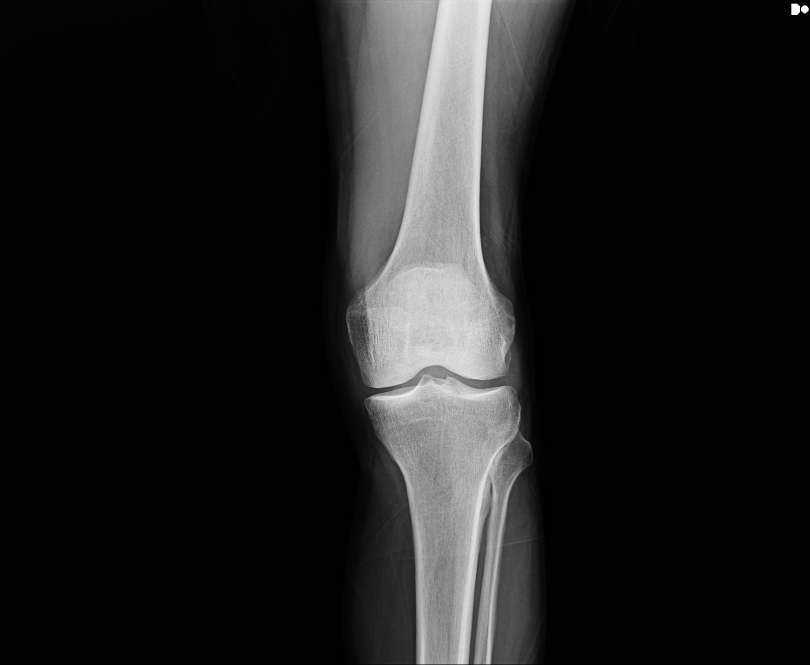
#> input picture Dataset/normal/299n.jpg, 2430 x 1994 px (shown at 1/3 size); its folder holds only this picture in this run
$ python dataclean.py
#> lines starting #> are read from the running program, lines starting #| are printed output that depends on the picture; after the words box and inside, x2 and y2 are one past the last pixel; in counts of white or black regions, pixels touching at a corner belong together
import cv2
import os
import glob

# ========== SETTINGS ==========
IMAGE_FOLDER = "dataset"
SAVE_DIR = "total"
SKIP_LOG = "skipped_images.txt"
PROGRESS_FILE = "processed_images.txt"
LAST_FILE = "last_image.txt"

ROI_W, ROI_H = 128, 128
MOVE_STEP = 10

DISPLAY_W, DISPLAY_H = 1000, 700

os.makedirs(SAVE_DIR, exist_ok=True)

# ========== GLOBAL ==========
x, y = 0, 0
scale = 1
img = None
w, h = 0, 0

last_x, last_y = None, None
roi_count = 0
saved_paths = []

# ========== LOAD PROGRESS ==========
processed_images = set()
if os.path.exists(PROGRESS_FILE):
    with open(PROGRESS_FILE, "r") as f:
        processed_images = set(f.read().splitlines())

last_image = None
if os.path.exists(LAST_FILE):
    with open(LAST_FILE, "r") as f:
        last_image = f.read().strip()

print(f"Processed: {len(processed_images)}")
print(f"Last image: {last_image}")

# ========== MOUSE ==========
def mouse_callback(event, mx, my, flags, param):
    global x, y, scale, w, h

    if event == cv2.EVENT_LBUTTONDOWN:
        x = int(mx / scale) - ROI_W // 2
        y = int(my / scale) - ROI_H // 2

        x = max(0, min(w - ROI_W, x))
        y = max(0, min(h - ROI_H, y))


# ========== GET ALL IMAGES IN ORDER ==========
all_images = []
subfolders = sorted([f.path for f in os.scandir(IMAGE_FOLDER) if f.is_dir()])

for folder in subfolders:
    imgs = sorted(glob.glob(os.path.join(folder, "*.jpg")))
    all_images.extend(imgs)

print(f"Total images: {len(all_images)}")

# ========== FIND START INDEX ==========
start_index = 0
if last_image and last_image in all_images:
    start_index = all_images.index(last_image)

print(f"Starting from index: {start_index}")

# ========== MAIN LOOP ==========
for i in range(start_index, len(all_images)):

    path = all_images[i]

    # skip if already processed
    if path in processed_images:
        continue

    print(f"\nImage [{i}/{len(all_images)}]: {path}")

    img = cv2.imread(path)
#> img is the input picture: shape (1994, 2430, 3); min 0, max 255, mean 29.8
    if img is None:
        continue

    h, w = img.shape[:2]
#> h = 1994; w = 2430

    scale = min(DISPLAY_W / w, DISPLAY_H / h)
#> scale = 0.351
    disp = cv2.resize(img, (int(w * scale), int(h * scale)))
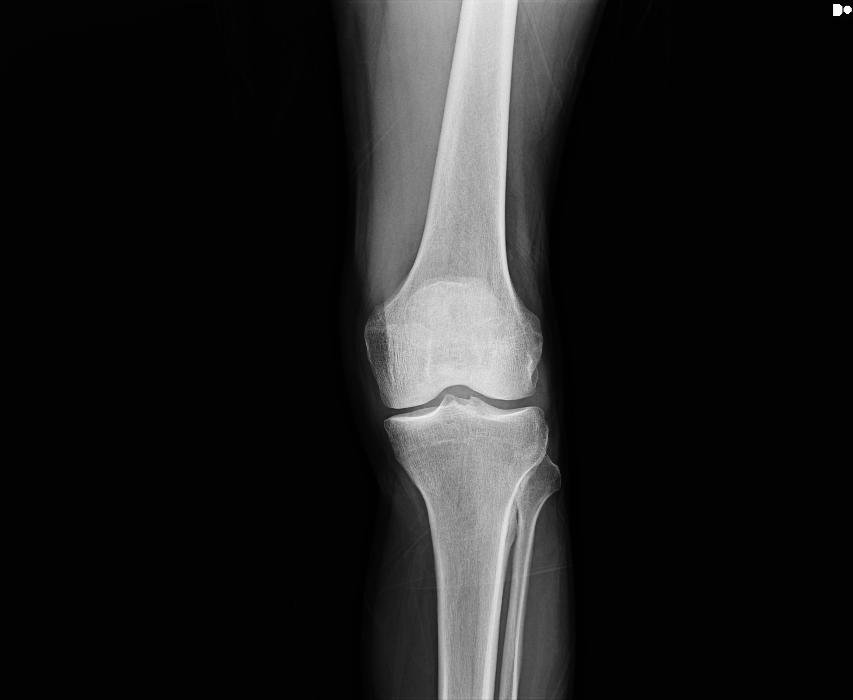
#> disp: shape (700, 853, 3); min 0, max 253, mean 29.8

    roi_count = 0
    saved_paths = []

    if last_x is not None:
        x, y = last_x, last_y
    else:
        x = w // 2 - ROI_W // 2
#> x = 1151
        y = h // 2 - ROI_H // 2
#> y = 933

    print("""
Controls:
Mouse → Set ROI
W/A/S/D → Move
C → Capture
U → Undo
M → Next image (SAVE PROGRESS)
L → Skip
""")

    cv2.namedWindow("Move ROI")
    cv2.setMouseCallback("Move ROI", mouse_callback)

    while True:

        display = disp.copy()

        dx = int(x * scale)
#> dx = 404
        dy = int(y * scale)
#> dy = 327
        dw_box = int(ROI_W * scale)
#> dw_box = 44
        dh_box = int(ROI_H * scale)
#> dh_box = 44

        cv2.rectangle(display, (dx, dy), (dx+dw_box, dy+dh_box), (0,255,0), 2)
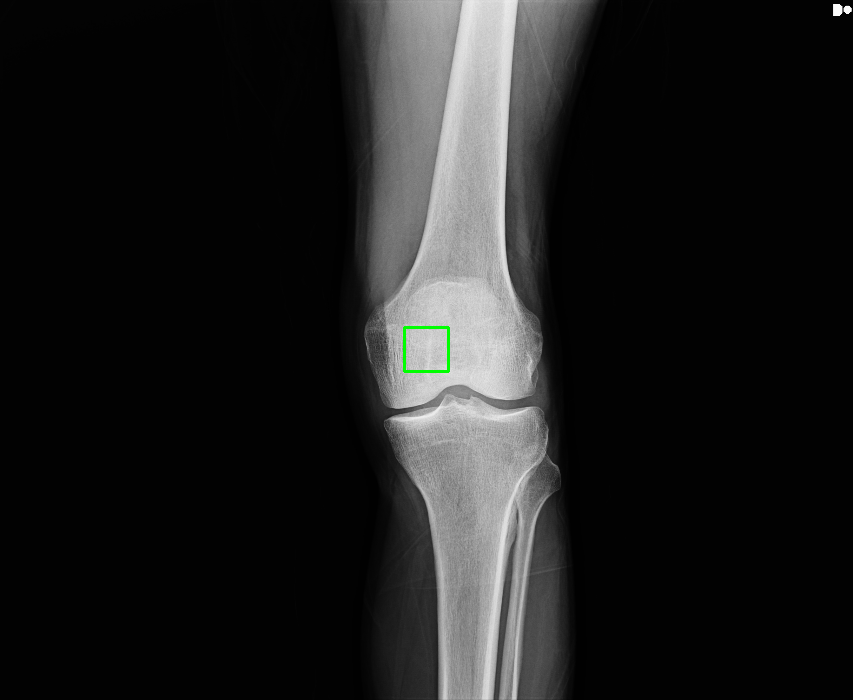
#> display: shape (700, 853, 3); 0.09% of pixels changed, all inside (x1, y1, x2, y2) = (403, 326, 450, 373)

        cv2.imshow("Move ROI", display)

        key = cv2.waitKey(1) & 0xFF
#> (key Esc is pressed here)

        # MOVE
        if key == ord('w'):
            y = max(0, y - MOVE_STEP)
        elif key == ord('s'):
            y = min(h - ROI_H, y + MOVE_STEP)
        elif key == ord('a'):
            x = max(0, x - MOVE_STEP)
        elif key == ord('d'):
            x = min(w - ROI_W, x + MOVE_STEP)

        # CAPTURE
        elif key == ord('c'):
            roi = img[y:y+ROI_H, x:x+ROI_W]

            rel_path = os.path.relpath(path, IMAGE_FOLDER)
            save_folder = os.path.join(SAVE_DIR, os.path.dirname(rel_path))
            os.makedirs(save_folder, exist_ok=True)

            base_name = os.path.splitext(os.path.basename(path))[0]

            save_path = os.path.join(
                save_folder,
                f"{base_name}_roi{roi_count}.jpg"
            )

            cv2.imwrite(save_path, roi)
            saved_paths.append(save_path)

            print(f"Saved: {save_path}")

            roi_count += 1
            last_x, last_y = x, y

        # UNDO
        elif key == ord('u'):
            if saved_paths:
                last_file = saved_paths.pop()
                if os.path.exists(last_file):
                    os.remove(last_file)
                    roi_count -= 1
                    print(f"Undo: {last_file}")
            else:
                print("Nothing to undo")

        # NEXT IMAGE (SAVE PROGRESS)
        elif key == ord('m'):

            # save processed list
            with open(PROGRESS_FILE, "a") as f:
                f.write(path + "\n")

            # save last image
            with open(LAST_FILE, "w") as f:
                f.write(path)

            print("Progress saved")

            break

        # SKIP
        elif key == ord('l'):
            with open(SKIP_LOG, "a") as f:
                f.write(path + "\n")

            print("Skipped")
            break

    cv2.destroyAllWindows()

print("\nDone!")
